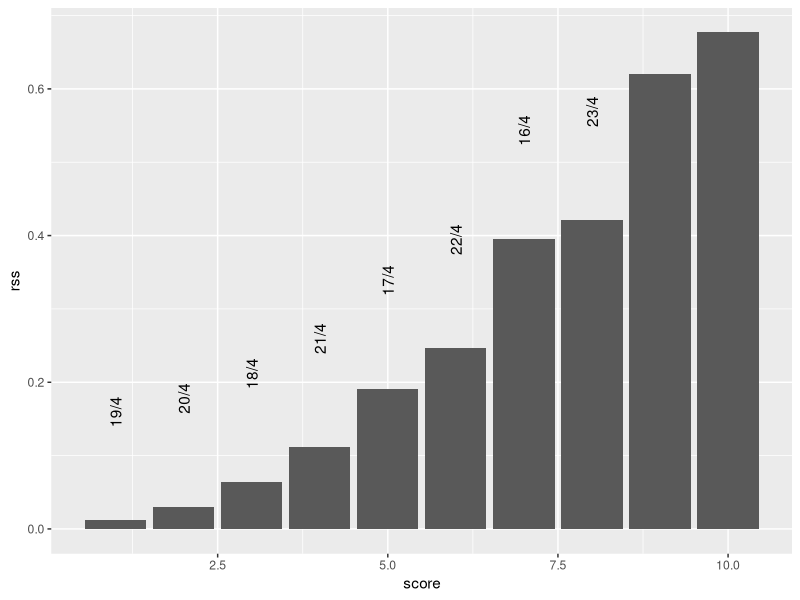
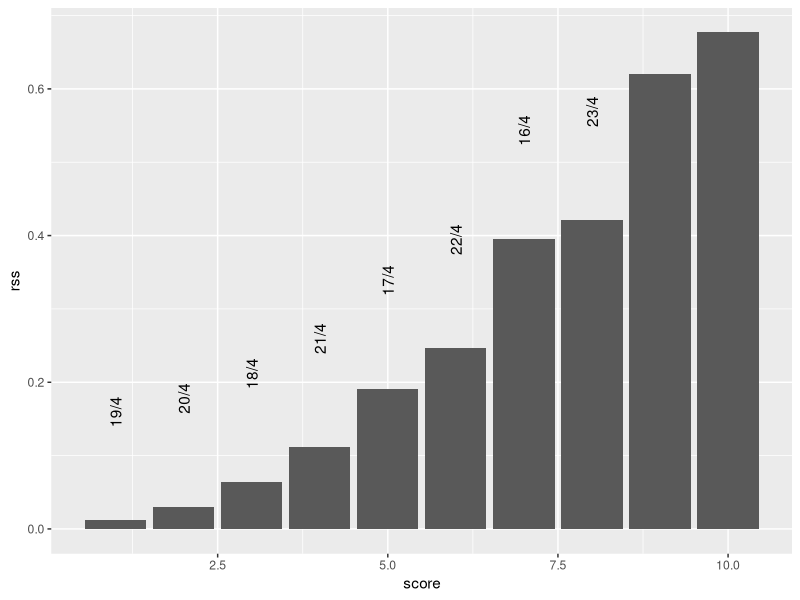

R code for these plots, in order:
# read in in-season data to date
# for some combinations of mu and s, calculate the RSS

library(dplyr)
library(readr)
library(ggplot2)
library(tidyr)

calculate_fit_rss <- function(mu, s) {
  logi_fun <- function(x, mu, s) { 1 / (1 + exp(-((x - mu)/s))) }
  
  
  inseason <- read_csv("data/inseason.csv") %>% 
    mutate(ccpue = cumsum(cpue))
  
  xrange <- -10:50
  logistic <- data.frame(day = xrange,
                         cpue_modeleded = logi_fun(xrange, mu, s))
  
  today <- tail(inseason, n = 1)$day
  ccpue <- tail(inseason, n = 1)$ccpue
  final_ccpue <- ccpue / (logistic[logistic$day == today, "cpue_modeleded"])
  
  estimated <- inseason
  estimated$pccpue_estimated <- estimated$ccpue / final_ccpue
  
  # Trim to fit
  estimated %>% 
    left_join(logistic, by = "day") %>% 
    mutate(r = cpue_modeleded - pccpue_estimated) %>% 
    summarize(rss = sum(r^2))
}

crossing(mu = 12:26, s = 4) %>% 
  purrr::pmap(~ bind_cols(tibble(mu = .x, s = .y), calculate_fit_rss(.x, .y))) %>% 
  bind_rows() %>% 
  arrange(rss) %>% 
  mutate(score = seq_len(nrow(.)), 
         label = paste(mu, s, sep = "/")) %>% 
  head(n = 10) %>% 
  ggplot(aes(x = score, y = rss, label = label)) +
  geom_col() +
  geom_text(angle = 90, hjust = -3)

ggsave("refit/figures/scores.pdf", width = 4, height = 4)
